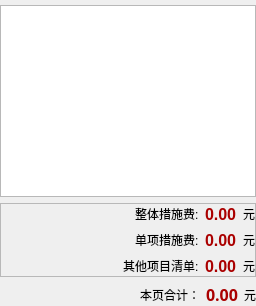
           <widget class="QWidget" name="tab_1_2">
            <attribute name="title">
             <string>措施项目清单</string>
            </attribute>
            <layout class="QVBoxLayout" name="verticalLayout_2">
             <property name="leftMargin">
              <number>0</number>
             </property>
             <property name="topMargin">
              <number>5</number>
             </property>
             <property name="rightMargin">
              <number>0</number>
             </property>
             <property name="bottomMargin">
              <number>0</number>
             </property>
             <item>
              <layout class="QVBoxLayout" name="verticalLayout">
               <item>
                <widget class="QTableView" name="tableView_2">
                 <property name="font">
                  <font>
                   <family>微软雅黑</family>
                   <pointsize>10</pointsize>
                  </font>
                 </property>
                </widget>
               </item>
              </layout>
             </item>
             <item>
              <widget class="QFrame" name="frame">
               <property name="frameShape">
                <enum>QFrame::StyledPanel</enum>
               </property>
               <property name="frameShadow">
                <enum>QFrame::Raised</enum>
               </property>
               <layout class="QVBoxLayout" name="verticalLayout_4">
                <property name="leftMargin">
                 <number>0</number>
                </property>
                <property name="topMargin">
                 <number>0</number>
                </property>
                <property name="rightMargin">
                 <number>0</number>
                </property>
                <property name="bottomMargin">
                 <number>0</number>
                </property>
                <item>
                 <layout class="QHBoxLayout" name="horizontalLayout_3">
                  <item>
                   <spacer name="horizontalSpacer_3">
                    <property name="orientation">
                     <enum>Qt::Horizontal</enum>
                    </property>
                    <property name="sizeHint" stdset="0">
                     <size>
                      <width>40</width>
                      <height>20</height>
                     </size>
                    </property>
                   </spacer>
                  </item>
                  <item>
                   <widget class="QLabel" name="label_5">
                    <property name="text">
                     <string>整体措施费:</string>
                    </property>
                   </widget>
                  </item>
                  <item>
                   <widget class="QLabel" name="label_9">
                    <property name="minimumSize">
                     <size>
                      <width>0</width>
                      <height>0</height>
                     </size>
                    </property>
                    <property name="palette">
                     <palette>
                      <active>
                       <colorrole role="WindowText">
                        <brush brushstyle="SolidPattern">
                         <color alpha="255">
                          <red>170</red>
                          <green>0</green>
                          <blue>0</blue>
                         </color>
                        </brush>
                       </colorrole>
                      </active>
                      <inactive>
                       <colorrole role="WindowText">
                        <brush brushstyle="SolidPattern">
                         <color alpha="255">
                          <red>170</red>
                          <green>0</green>
                          <blue>0</blue>
                         </color>
                        </brush>
                       </colorrole>
                      </inactive>
                      <disabled>
                       <colorrole role="WindowText">
                        <brush brushstyle="SolidPattern">
                         <color alpha="255">
                          <red>120</red>
                          <green>120</green>
                          <blue>120</blue>
                         </color>
                        </brush>
                       </colorrole>
                      </disabled>
                     </palette>
                    </property>
                    <property name="font">
                     <font>
                      <pointsize>12</pointsize>
                      <weight>75</weight>
                      <bold>true</bold>
                     </font>
                    </property>
                    <property name="text">
                     <string>0.00</string>
                    </property>
                   </widget>
                  </item>
                  <item>
                   <widget class="QLabel" name="label_12">
                    <property name="text">
                     <string>元</string>
                    </property>
                   </widget>
                  </item>
                 </layout>
                </item>
                <item>
                 <layout class="QHBoxLayout" name="horizontalLayout_4">
                  <item>
                   <spacer name="horizontalSpacer_4">
                    <property name="orientation">
                     <enum>Qt::Horizontal</enum>
                    </property>
                    <property name="sizeHint" stdset="0">
                     <size>
                      <width>40</width>
                      <height>20</height>
                     </size>
                    </property>
                   </spacer>
                  </item>
                  <item>
                   <widget class="QLabel" name="label_6">
                    <property name="text">
                     <string>单项措施费:</string>
                    </property>
                   </widget>
                  </item>
                  <item>
                   <widget class="QLabel" name="label_10">
                    <property name="minimumSize">
                     <size>
                      <width>0</width>
                      <height>0</height>
                     </size>
                    </property>
                    <property name="palette">
                     <palette>
                      <active>
                       <colorrole role="WindowText">
                        <brush brushstyle="SolidPattern">
                         <color alpha="255">
                          <red>170</red>
                          <green>0</green>
                          <blue>0</blue>
                         </color>
                        </brush>
                       </colorrole>
                      </active>
                      <inactive>
                       <colorrole role="WindowText">
                        <brush brushstyle="SolidPattern">
                         <color alpha="255">
                          <red>170</red>
                          <green>0</green>
                          <blue>0</blue>
                         </color>
                        </brush>
                       </colorrole>
                      </inactive>
                      <disabled>
                       <colorrole role="WindowText">
                        <brush brushstyle="SolidPattern">
                         <color alpha="255">
                          <red>120</red>
                          <green>120</green>
                          <blue>120</blue>
                         </color>
                        </brush>
                       </colorrole>
                      </disabled>
                     </palette>
                    </property>
                    <property name="font">
                     <font>
                      <pointsize>12</pointsize>
                      <weight>75</weight>
                      <bold>true</bold>
                     </font>
                    </property>
                    <property name="text">
                     <string>0.00</string>
                    </property>
                   </widget>
                  </item>
                  <item>
                   <widget class="QLabel" name="label_13">
                    <property name="text">
                     <string>元</string>
                    </property>
                   </widget>
                  </item>
                 </layout>
                </item>
                <item>
                 <layout class="QHBoxLayout" name="horizontalLayout_5">
                  <item>
                   <spacer name="horizontalSpacer_5">
                    <property name="orientation">
                     <enum>Qt::Horizontal</enum>
                    </property>
                    <property name="sizeHint" stdset="0">
                     <size>
                      <width>40</width>
                      <height>20</height>
                     </size>
                    </property>
                   </spacer>
                  </item>
                  <item>
                   <widget class="QLabel" name="label_7">
                    <property name="text">
                     <string>其他项目清单:</string>
                    </property>
                   </widget>
                  </item>
                  <item>
                   <widget class="QLabel" name="label_11">
                    <property name="minimumSize">
                     <size>
                      <width>0</width>
                      <height>0</height>
                     </size>
                    </property>
                    <property name="palette">
                     <palette>
                      <active>
                       <colorrole role="WindowText">
                        <brush brushstyle="SolidPattern">
                         <color alpha="255">
                          <red>170</red>
                          <green>0</green>
                          <blue>0</blue>
                         </color>
                        </brush>
                       </colorrole>
                      </active>
                      <inactive>
                       <colorrole role="WindowText">
                        <brush brushstyle="SolidPattern">
                         <color alpha="255">
                          <red>170</red>
                          <green>0</green>
                          <blue>0</blue>
                         </color>
                        </brush>
                       </colorrole>
                      </inactive>
                      <disabled>
                       <colorrole role="WindowText">
                        <brush brushstyle="SolidPattern">
                         <color alpha="255">
                          <red>120</red>
                          <green>120</green>
                          <blue>120</blue>
                         </color>
                        </brush>
                       </colorrole>
                      </disabled>
                     </palette>
                    </property>
                    <property name="font">
                     <font>
                      <pointsize>12</pointsize>
                      <weight>75</weight>
                      <bold>true</bold>
                     </font>
                    </property>
                    <property name="text">
                     <string>0.00</string>
                    </property>
                   </widget>
                  </item>
                  <item>
                   <widget class="QLabel" name="label_14">
                    <property name="text">
                     <string>元</string>
                    </property>
                   </widget>
                  </item>
                 </layout>
                </item>
               </layout>
              </widget>
             </item>
             <item>
              <layout class="QHBoxLayout" name="horizontalLayout_2">
               <item>
                <spacer name="horizontalSpacer_2">
                 <property name="orientation">
                  <enum>Qt::Horizontal</enum>
                 </property>
                 <property name="sizeHint" stdset="0">
                  <size>
                   <width>40</width>
                   <height>20</height>
                  </size>
                 </property>
                </spacer>
               </item>
               <item>
                <widget class="QLabel" name="label_2">
                 <property name="font">
                  <font>
                   <family>微软雅黑</family>
                   <weight>50</weight>
                   <bold>false</bold>
                  </font>
                 </property>
                 <property name="text">
                  <string>本页合计：</string>
                 </property>
                </widget>
               </item>
               <item>
                <widget class="QLabel" name="label_3">
                 <property name="minimumSize">
                  <size>
                   <width>0</width>
                   <height>0</height>
                  </size>
                 </property>
                 <property name="palette">
                  <palette>
                   <active>
                    <colorrole role="WindowText">
                     <brush brushstyle="SolidPattern">
                      <color alpha="255">
                       <red>170</red>
                       <green>0</green>
                       <blue>0</blue>
                      </color>
                     </brush>
                    </colorrole>
                   </active>
                   <inactive>
                    <colorrole role="WindowText">
                     <brush brushstyle="SolidPattern">
                      <color alpha="255">
                       <red>170</red>
                       <green>0</green>
                       <blue>0</blue>
                      </color>
                     </brush>
                    </colorrole>
                   </inactive>
                   <disabled>
                    <colorrole role="WindowText">
                     <brush brushstyle="SolidPattern">
                      <color alpha="255">
                       <red>120</red>
                       <green>120</green>
                       <blue>120</blue>
                      </color>
                     </brush>
                    </colorrole>
                   </disabled>
                  </palette>
                 </property>
                 <property name="font">
                  <font>
                   <family>微软雅黑</family>
                   <pointsize>12</pointsize>
                   <weight>75</weight>
                   <bold>true</bold>
                  </font>
                 </property>
                 <property name="text">
                  <string>0.00</string>
                 </property>
                </widget>
               </item>
               <item>
                <widget class="QLabel" name="label_4">
                 <property name="font">
                  <font>
                   <family>微软雅黑</family>
                   <weight>50</weight>
                   <bold>false</bold>
                  </font>
                 </property>
                 <property name="text">
                  <string>元</string>
                 </property>
                </widget>
               </item>
              </layout>
             </item>
            </layout>
           </widget>
